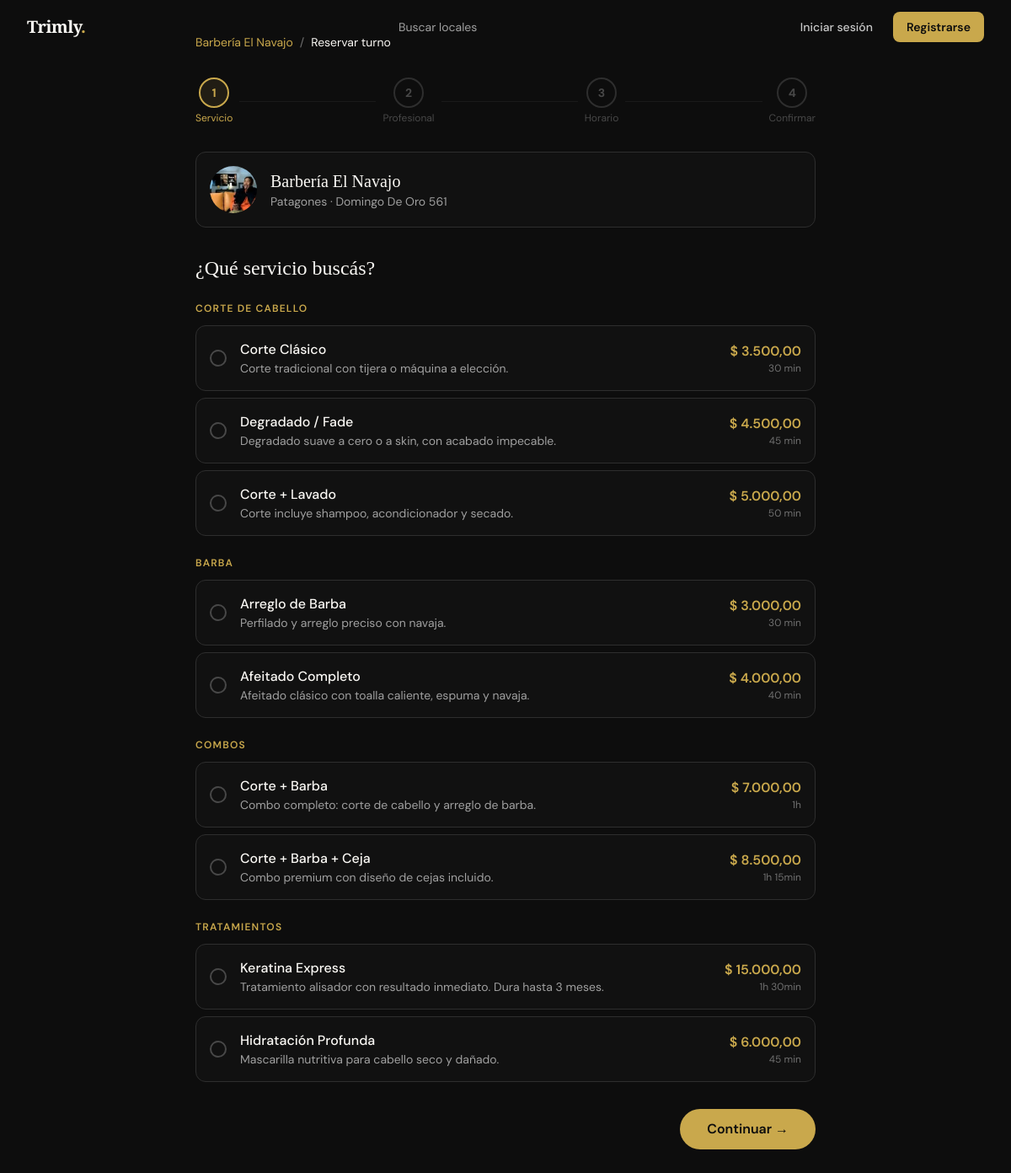
Page /reservar/barberia-el-navajo?servicio=1 on the committed database.
### tables this page shows
CREATE TABLE `shops` (
  `id` int UNSIGNED NOT NULL,
  `owner_id` int UNSIGNED NOT NULL,
  `name` varchar(120) NOT NULL,
  `slug` varchar(130) NOT NULL,
  `type` enum('barbershop','salon','mixed','nails','spa','tattoo','makeup','other') NOT NULL DEFAULT 'barbershop',
  `target_audience` enum('men','women','unisex') NOT NULL DEFAULT 'unisex',
  `description` text,
  `specialties` varchar(500) DEFAULT NULL,
  `amenities` varchar(500) DEFAULT NULL,
  `phone` varchar(30) DEFAULT NULL,
  `email` varchar(150) DEFAULT NULL,
  `website` varchar(255) DEFAULT NULL,
  `instagram` varchar(100) DEFAULT NULL,
  `facebook` varchar(100) DEFAULT NULL,
  `whatsapp` varchar(30) DEFAULT NULL,
  `logo` varchar(255) DEFAULT NULL,
  `cover_image` varchar(255) DEFAULT NULL,
  `address` varchar(255) DEFAULT NULL,
  `city` varchar(100) DEFAULT NULL,
  `province` varchar(100) DEFAULT NULL,
  `country` varchar(80) NOT NULL DEFAULT 'Argentina',
  `postal_code` varchar(20) DEFAULT NULL,
  `latitude` decimal(10,7) DEFAULT NULL,
  `longitude` decimal(10,7) DEFAULT NULL,
  `currency` char(3) NOT NULL DEFAULT 'ARS',
  `rating_avg` decimal(3,2) NOT NULL DEFAULT '0.00',
  `rating_count` int UNSIGNED NOT NULL DEFAULT '0',
  `status` enum('pending','active','suspended','closed') NOT NULL DEFAULT 'pending',
  `plan` enum('free','pro','premium') NOT NULL DEFAULT 'free',
  `plan_expires` date DEFAULT NULL,
  `verified` tinyint(1) NOT NULL DEFAULT '0',
  `featured` tinyint(1) NOT NULL DEFAULT '0',
  `views_count` int UNSIGNED NOT NULL DEFAULT '0',
  `is_shadowbanned` tinyint(1) NOT NULL DEFAULT '0',
  `suspension_reason` varchar(500) DEFAULT NULL,
  `suspension_until` datetime DEFAULT NULL,
  `ban_reason` varchar(500) DEFAULT NULL,
  `created_at` datetime NOT NULL DEFAULT CURRENT_TIMESTAMP,
  `updated_at` datetime NOT NULL DEFAULT CURRENT_TIMESTAMP ON UPDATE CURRENT_TIMESTAMP
);

CREATE TABLE `services` (
  `id` int UNSIGNED NOT NULL,
  `shop_id` int UNSIGNED NOT NULL,
  `category_id` int UNSIGNED DEFAULT NULL,
  `name` varchar(120) NOT NULL,
  `description` text,
  `duration_min` smallint UNSIGNED NOT NULL DEFAULT '30',
  `price` decimal(10,2) NOT NULL DEFAULT '0.00',
  `deposit_pct` tinyint UNSIGNED NOT NULL DEFAULT '0',
  `image` varchar(255) DEFAULT NULL,
  `is_active` tinyint(1) NOT NULL DEFAULT '1',
  `sort_order` tinyint NOT NULL DEFAULT '0',
  `created_at` datetime NOT NULL DEFAULT CURRENT_TIMESTAMP,
  `updated_at` datetime NOT NULL DEFAULT CURRENT_TIMESTAMP ON UPDATE CURRENT_TIMESTAMP
);

### app/Controllers/BaseController.php (called while the page is built, shortened)
<?php
abstract class BaseController
{
    protected function view(string $template, array $viewData = [], int $status = 200): void
    {
        require APP_PATH . '/Views/partials/layout.php';
    }
}

### app/Controllers/BookingController.php (called while the page is built, shortened)
<?php
class BookingController extends BaseController
{
    private Shop        $shopModel;
    private Service     $serviceModel;
    public function __construct()
    {
        $this->shopModel        = new Shop();
        $this->serviceModel     = new Service();
    }
    public function step1(string $slug): void
    {
        $shop = $this->shopModel->findBySlug($slug);
        $services = $this->serviceModel->getGroupedByCategory($shop['id']);
        $this->view('booking/step1', [
            'pageTitle' => 'Reservar turno — ' . $shop['name'],
            'shop'      => $shop,
            'services'  => $services,
            'booking'   => $_SESSION['booking'] ?? [],
        ]);
    }
}

### index.php (called while the page is built, shortened)
<?php
$routes = require BASE_PATH . '/routes/web.php';
$method = $_SERVER['REQUEST_METHOD'];
$uri  = parse_url($_SERVER['REQUEST_URI'], PHP_URL_PATH);
$base = base_path();
$uri = rtrim($uri, '/') ?: '/';
$matched = null; $params = [];
foreach ($routes as [$rMethod, $pattern, $handler, $middleware]) {
    if (strtoupper($rMethod) !== $method) continue;
    $regex = str_contains($pattern, '{any}')
        ? str_replace('{any}', '(.*)', $pattern)
        : preg_replace('/\{[^}]+\}/', '([^/]+)', $pattern);
    $regex = '#^' . $regex . '$#u';
    if (preg_match($regex, $uri, $matches)) {
        preg_match_all('/\{([^}]+)\}/', $pattern, $paramNames);
        array_shift($matches);
        $params  = !empty($paramNames[1]) ? array_combine($paramNames[1], $matches) : [];
        $matched = [$handler, $middleware, $params];
        break;
    }
}
[$handler, $middleware, $params] = $matched;
[$controllerName, $actionName] = explode('@', $handler);
$controller = new $controllerClass();
$controller->$actionName(...array_values($params));

### app/Helpers/Helpers.php (called while the page is built, shortened)
<?php
function base_path(): string {
    static $base = null;
    if ($base === null) {
        $appUrl = rtrim(getenv('APP_URL') ?: 'http://localhost', '/');
        $parsed = parse_url($appUrl);
        $base   = rtrim($parsed['path'] ?? '', '/');
    }
    return $base;
}
function path(string $route = ''): string {
    return base_path() . '/' . ltrim($route, '/');
}
function upload_url(string $file): string {
    return path('uploads/' . ltrim($file, '/'));
}
function e(mixed $val): string {
    return htmlspecialchars((string)($val ?? ''), ENT_QUOTES | ENT_SUBSTITUTE, 'UTF-8');
}
function money(float|int|null $amount, string $currency = 'ARS'): string {
    $amount = (float)$amount;
    return match($currency) {
        'ARS'   => '$ '   . number_format($amount, 2, ',', '.'),
        'USD'   => 'U$S ' . number_format($amount, 2, '.', ','),
        default => number_format($amount, 2),
    };
}
function duracionTexto(int $minutos): string {
    if ($minutos < 60) return "{$minutos} min";
    $h = intdiv($minutos, 60); $m = $minutos % 60;
    return $m ? "{$h}h {$m}min" : "{$h}h";
}

### app/Models/Database.php (called while the page is built, shortened)
<?php
class Database
{
    private static ?PDO $instance = null;
    public static function getInstance(): PDO
    {
        if (self::$instance === null) {
            $cfg = require BASE_PATH . '/config/database.php';
            $dsn = "mysql:host={$cfg['host']};port={$cfg['port']};dbname={$cfg['database']};charset={$cfg['charset']}";
            try {
                self::$instance = new PDO($dsn, $cfg['username'], $cfg['password'], $cfg['options']);
            } catch (PDOException $e) {
                error_log('Trimly DB Error: ' . $e->getMessage());
                http_response_code(500);
                echo '<!DOCTYPE html><html><head><meta charset="UTF-8"><title>Error de conexión</title>
                <style>body{background:#0d0d0d;color:#eee;font-family:sans-serif;display:flex;align-items:center;justify-content:center;min-height:100vh;margin:0;}
                .box{text-align:center;padding:40px;border:1px solid #333;border-radius:16px;max-width:500px;}
                h1{color:#C9A84C;margin-bottom:12px;}p{color:#888;margin:8px 0;font-size:14px;}
                .err{background:#1a0000;border:1px solid #5a0000;border-radius:8px;padding:12px;margin:16px 0;font-family:monospace;font-size:13px;color:#ff6b6b;text-align:left;}</style>
                </head><body><div class="box">
                <h1>⚠ Error de base de datos</h1>
                <p>No se pudo conectar a MySQL. Verificá que:</p>
                <p>• MySQL esté corriendo en Laragon (botón verde)</p>
                <p>• La base de datos <strong>trimly</strong> exista</p>
                <p>• Las credenciales en <strong>.env</strong> sean correctas</p>
                <div class="err">' . htmlspecialchars($e->getMessage()) . '</div>
                </div></body></html>';
                exit;
            }
        }
        return self::$instance;
    }
}

### app/Models/BaseModel.php (called while the page is built, shortened)
<?php
abstract class BaseModel
{
    protected PDO    $db;
    protected string $table;
    public function __construct()
    {
        $this->db = Database::getInstance();
    }
    public function findBy(string $column, mixed $value): array|false
    {
        $st = $this->db->prepare("SELECT * FROM {$this->table} WHERE `$column` = ? LIMIT 1");
        $st->execute([$value]);
        return $st->fetch();
    }
    public function raw(string $sql, array $params = []): array
    {
        $st = $this->db->prepare($sql);
        $st->execute($params);
        return $st->fetchAll();
    }
}

### app/Models/Models.php (called while the page is built, shortened)
<?php
class Shop extends BaseModel {
    public function findBySlug(string $slug): array|false { return $this->findBy('slug', $slug); }
}
class Service extends BaseModel {
    public function getByShop(int $shopId, bool $withCat=true): array {
        $sql = $withCat
            ? "SELECT s.*,c.name AS category_name FROM services s LEFT JOIN service_categories c ON c.id=s.category_id WHERE s.shop_id=? AND s.is_active=1 ORDER BY c.sort_order,s.sort_order,s.name"
            : "SELECT * FROM services WHERE shop_id=? AND is_active=1 ORDER BY sort_order,name";
        return $this->raw($sql,[$shopId]);
    }
    public function getGroupedByCategory(int $shopId): array {
        $grouped=[];
        foreach($this->getByShop($shopId,true) as $row){
            $grouped[$row['category_name']??'Sin categoría'][]=$row;
        }
        return $grouped;
    }
}

### app/Views/booking/step1.php (the view, shortened to what this page needs)
<div class="min-h-screen bg-ink-900 py-10">
<div class="max-w-3xl mx-auto px-4">
  <div class="flex items-center gap-2 mb-8 text-sm">
    <a href="<?= path('/local/' . e($shop['slug'])) ?>" class="text-gold hover:underline"><?= e($shop['name']) ?></a>
    <span class="text-ink-400">/</span>
    <span class="text-cream-light">Reservar turno</span>
  </div>
  <?php include __DIR__ . '/partials/steps.php'; ?>
  <div class="flex items-center gap-4 mb-8 p-4 bg-ink-800 rounded-xl border border-ink-600">
    <?php if ($shop['logo']): ?>
      <img src="<?= upload_url($shop['logo']) ?>" alt="<?= e($shop['name']) ?>" class="w-14 h-14 rounded-full object-cover">
    <?php else: ?>
      <div class="w-14 h-14 rounded-full bg-gold/20 flex items-center justify-center text-gold text-xl font-bold"><?= initials($shop['name']) ?></div>
    <?php endif; ?>
    <div>
      <h2 class="font-display text-xl text-cream-light"><?= e($shop['name']) ?></h2>
      <p class="text-ink-300 text-sm"><?= e($shop['city']) ?> · <?= e($shop['address']) ?></p>
    </div>
  </div>
  <h1 class="font-display text-2xl text-cream-light mb-6">¿Qué servicio buscás?</h1>
  <?php if (empty($services)): ?>
    <div class="text-center py-16 text-ink-400">
      <p class="text-lg">Este local aún no tiene servicios publicados.</p>
      <a href="<?= path('/local/' . e($shop['slug'])) ?>" class="mt-4 inline-block text-gold hover:underline">← Volver al perfil</a>
    </div>
  <?php else: ?>
  <form method="POST" action="<?= path('/reservar/' . e($shop['slug']) . '/servicio') ?>">
    <?php foreach ($services as $category => $items): ?>
    <div class="mb-6">
      <h3 class="text-xs font-semibold uppercase tracking-widest text-gold mb-3"><?= e($category) ?></h3>
      <div class="space-y-2">
        <?php foreach ($items as $service): ?>
        <label class="flex items-center gap-4 p-4 bg-ink-800 border border-ink-600 rounded-xl cursor-pointer hover:border-gold/50 transition-all peer-checked:border-gold has-[:checked]:border-gold has-[:checked]:bg-gold/5">
          <div class="w-5 h-5 rounded-full border-2 border-ink-500 peer-checked:border-gold peer-checked:bg-gold flex-shrink-0 flex items-center justify-center transition-all">
          </div>
          <div class="flex-1 min-w-0">
            <p class="font-medium text-cream-light"><?= e($service['name']) ?></p>
            <?php if ($service['description']): ?>
              <p class="text-sm text-ink-300 truncate"><?= e($service['description']) ?></p>
            <?php endif; ?>
          </div>
          <div class="text-right flex-shrink-0">
            <p class="text-gold font-semibold"><?= money((float)$service['price']) ?></p>
            <p class="text-xs text-ink-400"><?= duracionTexto((int)$service['duration_min']) ?></p>
          </div>
        </label>
        <?php endforeach; ?>
      </div>
    </div>
    <?php endforeach; ?>
    <div class="flex justify-end mt-8">
      <button type="submit" class="px-8 py-3 bg-gold text-ink-900 font-semibold rounded-full hover:bg-gold-300 transition-colors">
        Continuar →
      </button>
    </div>
  </form>
  <?php endif; ?>
</div>
</div>

### app/Views/partials/layout.php (shortened to what this page needs)
<!DOCTYPE html>
<html lang="es" class="scroll-smooth">
<head>
  <script src="https://cdn.tailwindcss.com"></script>
</head>
<body class="bg-ink-900 text-cream-light font-sans antialiased min-h-screen flex flex-col">
  <?php require __DIR__ . '/header.php'; ?>
  <main class="flex-1"><?php require $content; ?></main>
</body>
</html>

### app/Views/partials/header.php (shortened to what this page needs)
<?php
$user     = $_SESSION['user'] ?? null;
$role     = $user['role'] ?? null;
$isAdmin  = $role === 'superadmin';
$isClient   = $role === 'client';
?>
<header class="fixed top-0 left-0 right-0 z-50">
  <div id="hdr" class="transition-all duration-300 border-b border-transparent">
    <div class="max-w-7xl mx-auto px-4 sm:px-6 lg:px-8">
      <div class="flex items-center justify-between h-16">
        <a href="<?= path('/') ?>" class="flex items-center shrink-0">
          <span class="font-display font-bold text-xl text-cream-light tracking-tight">Trimly<span class="text-gold">.</span></span>
        </a>
        <nav class="hidden md:flex items-center gap-6">
          <?php if($isAdmin): ?>
            <a href="<?= path('/admin') ?>" class="nav-link text-sm font-semibold text-gold">Panel Admin</a>
            <a href="<?= path('/admin/locales') ?>" class="nav-link text-sm text-ink-300 hover:text-cream transition-colors">Locales</a>
            <a href="<?= path('/admin/usuarios') ?>" class="nav-link text-sm text-ink-300 hover:text-cream transition-colors">Usuarios</a>
          <?php else: ?>
            <a href="<?= path('/buscar') ?>" class="nav-link text-sm text-ink-300 hover:text-cream transition-colors">Buscar locales</a>
          <?php endif; ?>
        </nav>
        <div class="hidden md:flex items-center gap-3">
          <?php if($user): ?>
            <span class="text-sm text-ink-300">Hola, <span class="text-cream font-medium"><?= e(explode(' ',$user['name'])[0]) ?></span>
              <?php if($isAdmin): ?><span class="ml-1 text-[10px] bg-gold/15 text-gold border border-gold/25 px-2 py-0.5 rounded-full">Admin</span><?php endif; ?>
            </span>
            <?php if($isClient): ?>
            <a href="<?= path('/mis-turnos') ?>" class="text-sm font-medium text-ink-200 hover:text-cream border border-ink-600 hover:border-ink-400 px-3 py-1.5 rounded-lg transition-all">Mis turnos</a>
            <?php endif; ?>
            <a href="<?= path('/cuenta/contrasena') ?>" class="text-sm text-ink-500 hover:text-ink-200 transition-colors" title="Mi cuenta">⚙</a>
            <a href="<?= path('/logout') ?>" class="text-sm text-ink-500 hover:text-ink-200 transition-colors">Salir</a>
          <?php else: ?>
            <a href="<?= path('/login') ?>" class="text-sm font-medium text-ink-200 hover:text-cream px-3 py-1.5 transition-colors">Iniciar sesión</a>
            <a href="<?= path('/registro') ?>" class="text-sm font-semibold bg-gold hover:bg-gold-500 text-ink-900 px-4 py-2 rounded-lg transition-colors">Registrarse</a>
          <?php endif; ?>
        </div>
      </div>
    </div>
  </div>
</header>

### app/Views/booking/partials/steps.php
<?php
$currentStep = $currentStep ?? 1;
$steps = [
  1 => 'Servicio',
  2 => 'Profesional',
  3 => 'Horario',
  4 => 'Confirmar',
];
?>
<div class="flex items-center justify-center mb-8">
  <?php foreach ($steps as $n => $label): ?>
    <?php if ($n > 1): ?>
      <div class="flex-1 h-px <?= $currentStep >= $n ? 'bg-gold' : 'bg-ink-700' ?> mx-2"></div>
    <?php endif; ?>
    <div class="flex flex-col items-center gap-1">
      <div class="w-9 h-9 rounded-full flex items-center justify-center text-sm font-bold border-2 transition-all
        <?= $currentStep > $n ? 'bg-gold border-gold text-ink-900' : ($currentStep === $n ? 'border-gold text-gold bg-gold/10' : 'border-ink-600 text-ink-500') ?>">
        <?= $currentStep > $n ? '✓' : $n ?>
      </div>
      <span class="text-xs <?= $currentStep === $n ? 'text-gold' : 'text-ink-500' ?>"><?= $label ?></span>
    </div>
  <?php endforeach; ?>
</div>

### app/Views/partials/layout.php (style rules this page uses)
.nav-link { position:relative; }
.nav-link::after { content:'';position:absolute;bottom:-2px;left:0;width:0;height:1px;background:#C9A84C;transition:width .3s ease; }

### rows in the picture
shops: name "Barbería El Navajo", logo (picture), city "Patagones", address "Domingo De Oro 561"
services: name "Corte Clásico", description "Corte tradicional con tijera o máquina a elección.", price "$ 3.500,00", duration_min "30 min"
services: name "Degradado / Fade", description "Degradado suave a cero o a skin, con acabado impecable.", price "$ 4.500,00", duration_min "45 min"
services: name "Corte + Lavado", description "Corte incluye shampoo, acondicionador y secado.", price "$ 5.000,00", duration_min "50 min"
services: name "Arreglo de Barba", description "Perfilado y arreglo preciso con navaja.", price "$ 3.000,00", duration_min "30 min"
services: name "Afeitado Completo", description "Afeitado clásico con toalla caliente, espuma y navaja.", price "$ 4.000,00", duration_min "40 min"
services: name "Corte + Barba", description "Combo completo: corte de cabello y arreglo de barba.", price "$ 7.000,00", duration_min "1h"
services: name "Corte + Barba + Ceja", description "Combo premium con diseño de cejas incluido.", price "$ 8.500,00", duration_min "1h 15min"
services: name "Keratina Express", description "Tratamiento alisador con resultado inmediato. Dura hasta 3 meses.", price "$ 15.000,00", duration_min "1h 30min"
services: name "Hidratación Profunda", description "Mascarilla nutritiva para cabello seco y dañado.", price "$ 6.000,00", duration_min "45 min"

### other values in the picture
$n "1"
$label "Servicio"
$n "2"
$label "Profesional"
$n "3"
$label "Horario"
$n "4"
$label "Confirmar"
$category "CORTE DE CABELLO"
$category "BARBA"
$category "COMBOS"
$category "TRATAMIENTOS"
